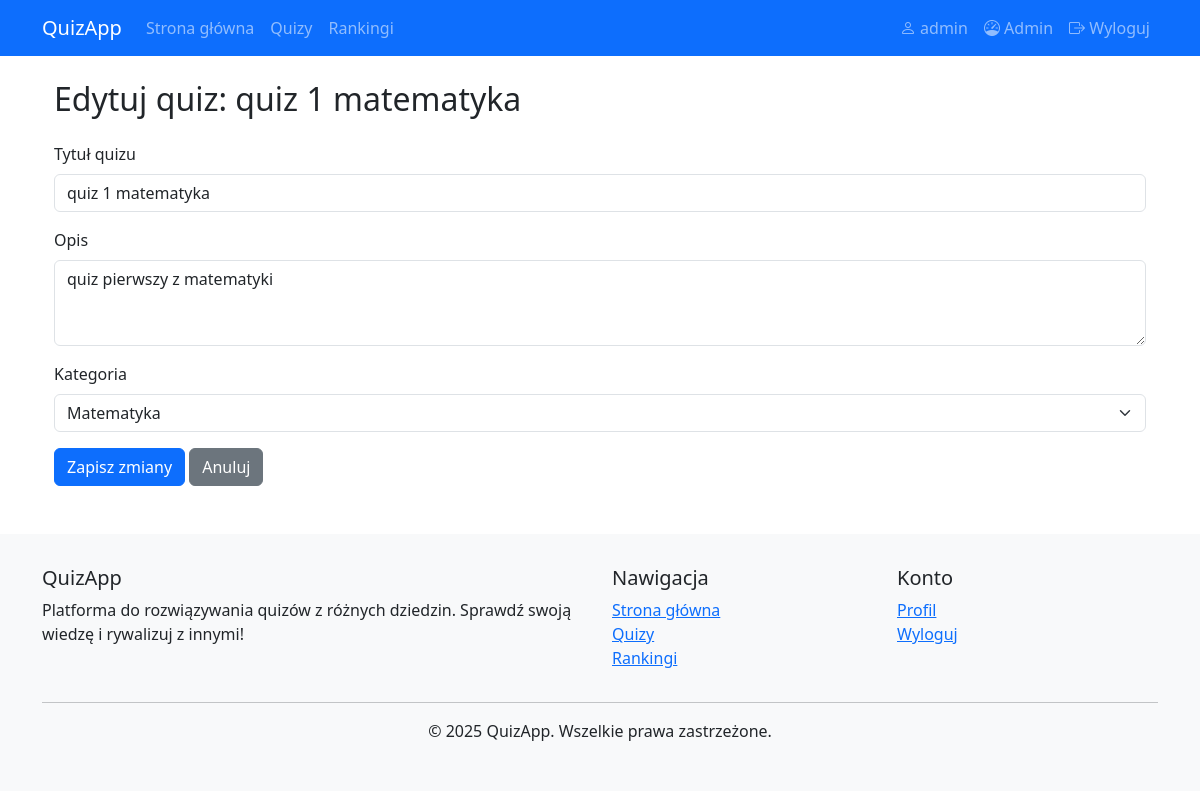
/admin/quiz/edit/1 (signed in), run on the app's committed database.
### app.py (models this page shows)
class User(UserMixin, db.Model):
    id = db.Column(db.Integer, primary_key=True)
    username = db.Column(db.String(100), unique=True, nullable=False)
    password = db.Column(db.String(200), nullable=False)
    role = db.Column(db.String(20), default='user')
    date_created = db.Column(db.DateTime, default=datetime.utcnow)
    quiz_attempts = db.relationship('QuizAttempt', backref='user', lazy=True)
    comments = db.relationship('Comment', backref='user', lazy=True)
    followed_quizzes = db.relationship(
        'Quiz',
        secondary='quiz_followers',
        backref=db.backref('followers', lazy='dynamic'),
        lazy='dynamic'
    )

class Quiz(db.Model):
    id = db.Column(db.Integer, primary_key=True)
    title = db.Column(db.String(200), nullable=False)
    description = db.Column(db.Text)
    category_id = db.Column(db.Integer, db.ForeignKey('category.id'), nullable=False)
    questions = db.relationship('Question', backref='quiz', lazy=True)
    comments = db.relationship('Comment', backref='quiz', lazy=True)

class Category(db.Model):
    id = db.Column(db.Integer, primary_key=True)
    name = db.Column(db.String(100), unique=True, nullable=False)
    description = db.Column(db.Text)
    quizzes = db.relationship('Quiz', backref='category', lazy=True)

### app.py (the view, shortened to what this page needs)
@app.route('/admin/quiz/edit/<int:quiz_id>', methods=['GET', 'POST'])
@login_required
def edit_quiz(quiz_id):
    if current_user.role != 'admin':
        flash('Brak uprawnień administratora', 'danger')
        return redirect(url_for('home'))
    quiz = Quiz.query.get_or_404(quiz_id)
    categories = Category.query.all()
    return render_template('admin/edit_quiz.html', quiz=quiz, categories=categories)

### app.py (called while the page is built)
@login_manager.user_loader
def load_user(user_id):
    return User.query.get(int(user_id))

### templates/admin/edit_quiz.html
{% extends "base.html" %}
{% block content %}
<div class="container">
    <h2 class="my-4">Edytuj quiz: {{ quiz.title }}</h2>
    <form method="POST">
        <div class="mb-3">
            <label for="title" class="form-label">Tytuł quizu</label>
            <input type="text" class="form-control" id="title" name="title" value="{{ quiz.title }}" required>
        </div>
        <div class="mb-3">
            <label for="description" class="form-label">Opis</label>
            <textarea class="form-control" id="description" name="description" rows="3">{{ quiz.description }}</textarea>
        </div>
        <div class="mb-3">
            <label for="category_id" class="form-label">Kategoria</label>
            <select class="form-select" id="category_id" name="category_id" required>
                {% for category in categories %}
                <option value="{{ category.id }}" {% if category.id == quiz.category_id %}selected{% endif %}>{{ category.name }}</option>
                {% endfor %}
            </select>
        </div>
        <button type="submit" class="btn btn-primary">Zapisz zmiany</button>
        <a href="{{ url_for('admin_quizzes') }}" class="btn btn-secondary">Anuluj</a>
    </form>
</div>
{% endblock %}

### templates/base.html (shortened to what this page needs)
<!DOCTYPE html>
<html lang="pl">
<head>
    <link href="https://cdn.jsdelivr.net/npm/bootstrap@5.3.0/dist/css/bootstrap.min.css" rel="stylesheet">
    <link rel="stylesheet" href="https://cdn.jsdelivr.net/npm/bootstrap-icons@1.10.0/font/bootstrap-icons.css">
</head>
<body>
    <nav class="navbar navbar-expand-lg navbar-dark bg-primary">
        <div class="container">
            <a class="navbar-brand" href="{{ url_for('home') }}">QuizApp</a>
            <div class="collapse navbar-collapse" id="navbarNav">
                <ul class="navbar-nav me-auto">
                    <li class="nav-item">
                        <a class="nav-link" href="{{ url_for('home') }}">Strona główna</a>
                    </li>
                    <li class="nav-item">
                        <a class="nav-link" href="{{ url_for('browse_quizzes') }}">Quizy</a>
                    </li>
                    <li class="nav-item">
                        <a class="nav-link" href="{{ url_for('rankings') }}">Rankingi</a>
                    </li>
                </ul>
                <ul class="navbar-nav">
                    {% if current_user.is_authenticated %}
                        <li class="nav-item">
                            <a class="nav-link" href="{{ url_for('user_profile') }}">
                                <i class="bi bi-person"></i> {{ current_user.username }}
                            </a>
                        </li>
                        {% if current_user.role == 'admin' %}
                            <li class="nav-item">
                                <a class="nav-link" href="{{ url_for('admin_dashboard') }}">
                                    <i class="bi bi-speedometer"></i> Admin
                                </a>
                            </li>
                        {% endif %}
                        <li class="nav-item">
                            <a class="nav-link" href="{{ url_for('logout') }}">
                                <i class="bi bi-box-arrow-right"></i> Wyloguj
                            </a>
                        </li>
                    {% endif %}
                </ul>
            </div>
        </div>
    </nav>
    <div class="container mt-4">
        {% block content %}{% endblock %}
    </div>
    <footer class="mt-5">
        <div class="container">
            <div class="row">
                <div class="col-md-6">
                    <h5>QuizApp</h5>
                    <p>Platforma do rozwiązywania quizów z różnych dziedzin. Sprawdź swoją wiedzę i rywalizuj z innymi!</p>
                </div>
                <div class="col-md-3">
                    <h5>Nawigacja</h5>
                    <ul class="list-unstyled">
                        <li><a href="{{ url_for('home') }}">Strona główna</a></li>
                        <li><a href="{{ url_for('browse_quizzes') }}">Quizy</a></li>
                        <li><a href="{{ url_for('rankings') }}">Rankingi</a></li>
                    </ul>
                </div>
                <div class="col-md-3">
                    <h5>Konto</h5>
                    <ul class="list-unstyled">
                        {% if current_user.is_authenticated %}
                            <li><a href="{{ url_for('user_profile') }}">Profil</a></li>
                            <li><a href="{{ url_for('logout') }}">Wyloguj</a></li>
                        {% else %}
                            <li><a href="{{ url_for('login') }}">Zaloguj</a></li>
                            <li><a href="{{ url_for('register') }}">Rejestracja</a></li>
                        {% endif %}
                    </ul>
                </div>
            </div>
            <hr>
            <div class="text-center">
                <p>&copy; 2025 QuizApp. Wszelkie prawa zastrzeżone.</p>
            </div>
        </div>
    </footer>
</body>
</html>

### templates/base.html (style rules this page uses)
footer { background-color: #f8f9fa; padding: 2rem 0; margin-top: 2rem; }

### data on the page
User: username "admin"
Quiz: title "quiz 1 matematyka", description "quiz pierwszy z matematyki", category_id "Matematyka"
